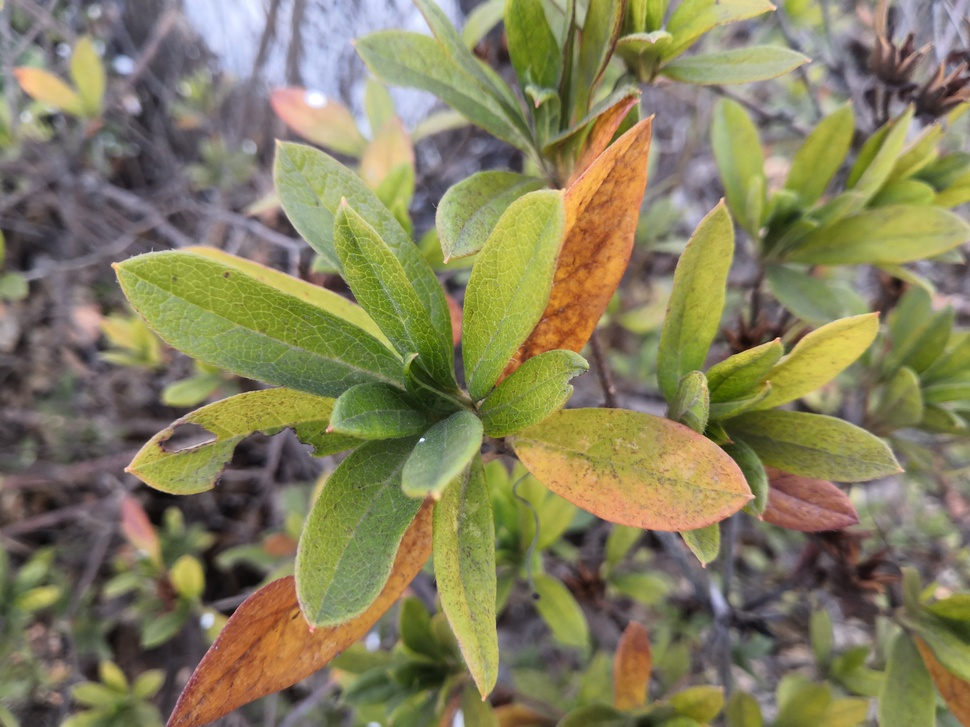
#> input picture water_and_fertilizer_CV/pyqt_project/最后完整的代码/dujuan_1.jpg, 970 x 727 px, shrunk from 4608 x 3456 before the run, found by its file name
$ jupyter execute '特征提取（一）——HOG特征向量 (1).ipynb'   (older library calls are emulated)
#> lines starting #> are read from the running program, lines starting #| are printed output that depends on the picture
## 我们提取HOG特征向量后，就可以拿它作为分类器的输入了。

https://blog.csdn.net/qq_37781464/article/details/111604732

详解opencv的HOG描述子维度数目的计算原理

https://blog.csdn.net/ppp8300885/article/details/71078555

80行Python实现-HOG梯度特征提取

本文用80行代码的Python实现了HOG算法，虽然OpenCV有实现好的Hog描述器算法，但是本文目的是完全理解HOG特征提取的具体方法和实现原理，以及检验相关参数对实验结果的影响，提升检测到的特征的性能以及优化代码的运行速度。

1. 方法简介

**方向梯度直方图（Histogram of Oriented Gradient, HOG）特征**是一种在计算机视觉和图像处理中用来**进行物体检测的描述子**。通过计算和统计**局部区域的梯度方向直方图**来构成特征。Hog特征结合SVM分类器已经被广泛应用于图像识别中，尤其在行人检测中获得了极大的成功。现如今如今虽然有很多行人检测算法不断提出，但基本都是**以HOG+SVM的思路为主**。

主要思想：在一幅图像中，**局部目标的表象和形状**（appearance and shape）能够被梯度或边缘的方向密度分布很好地描述。**其本质是梯度的统计信息**，而梯度主要存在于边缘所在的地方。

实现过程：简单来说，**首先需要将图像分成小的连通区域，称之为细胞单元。然后采集细胞单元中各像素点的梯度或边缘的方向直方图。最后把这些直方图组合起来就可以构成特征描述器**。

算法优点：与其他的特征描述方法相比，HOG有较多优点。由于HOG是在图像的局部方格单元上操作，所以它对图像几何的和光学的形变都能保持很好的不变性，这两种形变只会出现在更大的空间领域上。其次，在粗的空域抽样、精细的方向抽样以及较强的局部光学归一化等条件下，只要行人大体上能够保持直立的姿势，可以容许行人有一些细微的肢体动作，这些细微的动作可以被忽略而不影响检测效果。因此HOG特征是特别适合于做图像中的人体检测的。

2. HOG流程

HOG特征提取算法的整个实现过程大致如下：

**读入所需要的检测目标即输入的image**

**将图像进行灰度化（将输入的彩色的图像的r,g,b值通过特定公式转换为灰度值）

**采用Gamma校正法对输入图像进行颜色空间的标准化（归一化）**

**计算图像每个像素的梯度（包括大小和方向），捕获轮廓信息**

**统计每个cell的梯度直方图（不同梯度的个数），形成每个cell的descriptor**

**将每几个cell组成一个block（以3×3为例），一个block内所有cell的特征串联起来得到该block的HOG特征descriptor**

**将图像image内所有block的HOG特征descriptor串联起来得到该image（检测目标）的HOG特征descriptor，这就是最终分类的特征向量**

**HOG参数设置是：2×2细胞／区间、8*8像素／细胞、8个直方图通道,步长为1。**

特征提取流程图如下:

**检测窗口——归一化图像——计算梯度——对每一个cell块对梯度直方图进行规定权重的投影——对每一个重叠block块内的cell进行对比度归一化**

**——把所有block内的直方图向量一起组合成一个大的HOG特征向量**

## 以下是比较细节的python代码，有助于我们更好地去理解HOG特征向量如何提取

## opencv 自带的函数请看最下面：

3. Python实现

3.1 数据准备

**读入彩色图像，并转换为灰度值图像, 获得图像的宽和高**。**采用Gamma校正法对输入图像进行颜色空间的标准化（归一化）**，目的是调节图像的对比度，降低图像局部的阴影和光照变化所造成的影响，同时可以抑制噪音。采用的gamma值为0.5。

[cell 1]
#first part

import cv2
import numpy as np
img = cv2.imread('dujuan_1.jpg', cv2.IMREAD_GRAYSCALE)
# cv2.imshow('Image', img)
# cv2.imwrite("Image-test.jpg", img)
# cv2.waitKey(0)

img = np.sqrt(img / float(np.max(img)))
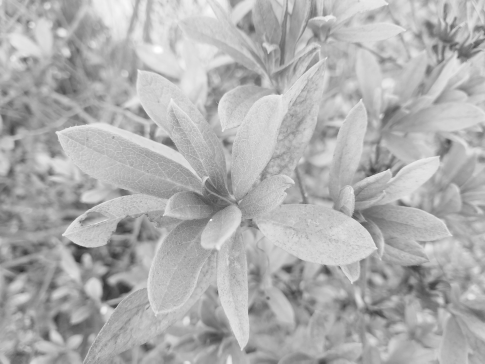
#> img: shape (727, 970) float64 (shown at 1/2 size); min 0.166, max 1, mean 0.69
# cv2.imshow('Image', img)
# cv2.imwrite("Image-test2.jpg", img)
# cv2.waitKey(0)

3.2 计算每个像素的梯度

**计算图像横坐标和纵坐标方向的梯度，并据此计算每个像素位置的梯度方向值**；求导操作不仅能够捕获轮廓，人影和一些纹理信息，还能进一步弱化光照的影响。在求出**输入图像中像素点（x,y）处的水平方向梯度、垂直方向梯度和像素值，从而求出梯度幅值和方向**。

常用的方法是：首先用[-1,0,1]梯度算子对原图像做卷积运算，得到x方向（水平方向，以向右为正方向）的梯度分量gradscalx，然后用[1,0,-1]T梯度算子对原图像做卷积运算，得到y方向（竖直方向，以向上为正方向）的梯度分量gradscaly。然后再用以上公式计算该像素点的梯度大小和方向。

[cell 2]
# second part

height, width = img.shape
gradient_values_x = cv2.Sobel(img, cv2.CV_64F, 1, 0, ksize=5)
gradient_values_y = cv2.Sobel(img, cv2.CV_64F, 0, 1, ksize=5)
gradient_magnitude = cv2.addWeighted(gradient_values_x, 0.5, gradient_values_y, 0.5, 0)
gradient_angle = cv2.phase(gradient_values_x, gradient_values_y, angleInDegrees=True)

print (gradient_magnitude.shape, gradient_angle.shape)
#| (727, 970) (727, 970)

3.3 为每个细胞单元构建梯度方向直方图

**我们将图像分成若干个“单元格cell”，默认我们将cell设为8×8个像素**。**假设我们采用8个bin的直方图来统计这8×8个像素的梯度信息**。也就是将cell的梯度方向360度分成8个方向块，例如：**如果这个像素的梯度方向是0-22.5度，直方图第1个bin的计数就加一**，这样，**对cell内每个像素用梯度方向在直方图中进行加权投影（映射到固定的角度范围），就可以得到这个cell的梯度方向直方图了**，就是该cell对应的8维特征向量而梯度大小作为投影的权值。

[cell 3]
# third part

cell_size = 8
bin_size = 8
angle_unit = 360 / bin_size
gradient_magnitude = abs(gradient_magnitude)
cell_gradient_vector = np.zeros((int(height / cell_size), int(width / cell_size), bin_size))

print (cell_gradient_vector.shape)
#| (90, 121, 8)

def cell_gradient(cell_magnitude, cell_angle):
    orientation_centers = [0] * bin_size
    for k in range(cell_magnitude.shape[0]):
        for l in range(cell_magnitude.shape[1]):
            gradient_strength = cell_magnitude[k][l]
            gradient_angle = cell_angle[k][l]
            min_angle = int(gradient_angle / angle_unit)%8
            max_angle = (min_angle + 1) % bin_size
            mod = gradient_angle % angle_unit
            orientation_centers[min_angle] += (gradient_strength * (1 - (mod / angle_unit)))
            orientation_centers[max_angle] += (gradient_strength * (mod / angle_unit))
    return orientation_centers


for i in range(cell_gradient_vector.shape[0]):
    for j in range(cell_gradient_vector.shape[1]):
        cell_magnitude = gradient_magnitude[i * cell_size:(i + 1) * cell_size,
                         j * cell_size:(j + 1) * cell_size]
        cell_angle = gradient_angle[i * cell_size:(i + 1) * cell_size,
                     j * cell_size:(j + 1) * cell_size]
        #print (cell_angle.max())

        cell_gradient_vector[i][j] = cell_gradient(cell_magnitude, cell_angle)

3.4 可视化Cell梯度直方图

**将得到的每个cell的梯度方向直方图绘出，得到特征图**

[cell 4]
# fourth part

import math
import matplotlib.pyplot as plt

hog_image= np.zeros([height, width])
cell_gradient = cell_gradient_vector
cell_width = cell_size / 2
max_mag = np.array(cell_gradient).max()
for x in range(cell_gradient.shape[0]):
    for y in range(cell_gradient.shape[1]):
        cell_grad = cell_gradient[x][y]
        cell_grad /= max_mag
        angle = 0
        angle_gap = angle_unit
        for magnitude in cell_grad:
            angle_radian = math.radians(angle)
            x1 = int(x * cell_size + magnitude * cell_width * math.cos(angle_radian))
            y1 = int(y * cell_size + magnitude * cell_width * math.sin(angle_radian))
            x2 = int(x * cell_size - magnitude * cell_width * math.cos(angle_radian))
            y2 = int(y * cell_size - magnitude * cell_width * math.sin(angle_radian))
            cv2.line(hog_image, (y1, x1), (y2, x2), int(255 * math.sqrt(magnitude)))
            angle += angle_gap
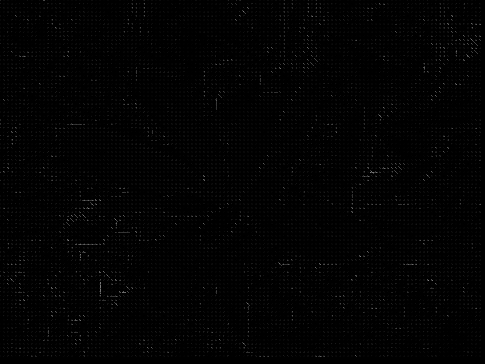
#> hog_image: shape (727, 970) float64 (shown at 1/2 size); min 0, max 255, mean 2.4

plt.rcParams['figure.figsize'] = (20.0, 16.0)
plt.imshow(hog_image, cmap=plt.cm.gray)
plt.show()

[cell 5]
print(hog_image)
#> (printed output is left out)

[cell 6]
print(sum(hog_image))
#| [ 5196.   275.     0.     0.     0.     0.   619.  6548.  5078.   619.
#|      0.     0.     0.     0.   949.  8449.  6586.   949.     0.     0.
#|      0.   234.   873.  8078.  6951.   873.   234.     0.     0.     0.
#|   1409.  8086.  5607.  1409.     0.     0.     0.   407.  2172.  7205.
#|   5909.  2172.   407.     0.     0.   195.  1362.  7014.  6368.  1362.
#|    195.     0.     0.     0.   586.  6947.  5314.   586.     0.     0.
#> (further printed lines are left out)

[cell 7]
print(sum(map(sum,hog_image)))

### 不是黑漆漆的一片哦，有内容的。

3.5 统计Block的梯度信息

**把细胞单元组合成大的块(block），块内归一化梯度直方图**

由于局部光照的变化以及前景-背景对比度的变化，使得梯度强度的变化范围非常大。**这就需要对梯度强度做归一化**。归一化能够进一步地对光照、阴影和边缘进行压缩。

**把各个细胞单元组合成大的、空间上连通的区间（blocks）**。这样，**一个block内所有cell的特征向量串联起来便得到该block的HOG特征**。这些区间是互有重叠的，

本次实验采用的是矩阵形区间，它可以有三个参数来表征：**每个区间中细胞单元的数目、每个细胞单元中像素点的数目、每个细胞的直方图通道数目**。

本次实验中我们采用的参数设置是：**2×2细胞／区间、8×像素／细胞、8个直方图通道,步长为1。则一块的特征数为2×2×8。**

[cell 8]
# fifth part
hog_vector = []
for i in range(cell_gradient_vector.shape[0] - 1):
    for j in range(cell_gradient_vector.shape[1] - 1):
        block_vector = []
        block_vector.extend(cell_gradient_vector[i][j])
        block_vector.extend(cell_gradient_vector[i][j + 1])
        block_vector.extend(cell_gradient_vector[i + 1][j])
        block_vector.extend(cell_gradient_vector[i + 1][j + 1])
        mag = lambda vector: math.sqrt(sum(i ** 2 for i in vector))
        magnitude = mag(block_vector)
        if magnitude != 0:
            normalize = lambda block_vector, magnitude: [element / magnitude for element in block_vector]
            block_vector = normalize(block_vector, magnitude)
        hog_vector.append(block_vector)

print (np.array(hog_vector).shape)

#### 共有247825个block，每个block有32维的特征

此外在输入图像时，采用Gamma校正对输入图像进行颜色空间的标准化能够抑制噪声，使得产生的边缘更加明显，清晰。

此外改变cell的大小和直方图方向通道的效果如下：

cell_size = 10 即 16×16个像素

可以看出增大cell的size得到的特征图更加注重基本轮廓和边缘，而忽略一些细节，某种程度上降低了噪声。

当通道数目为16个方向
梯度特征图像的细节变得更加明显，方向更多。

**最后输出的就是原图的一种变换，有亮度的地方就是原图像素梯度变化最大的地方，如果最后的图跟预期一致，那么向量也就基本上正确，其实就是把这些向量可视化成了最后一张图**

**试着调节一下ksize，因为做过归一化处理，如果ksize太小，容易变全黑。**

**block_vector里面就是具体的block的特征向量**

[cell 9]
print(block_vector)

## 以下是Open Cv 自带的函数：

[cell 10]
from skimage import feature, exposure
from matplotlib import pyplot as plt
import cv2
image = cv2.imread('dujuan_1.jpg')
#> image is the input picture: shape (727, 970, 3); mean B, G, R 92.9, 127.5, 132.6
image = cv2.cvtColor(image, cv2.COLOR_BGR2GRAY)
#> image: shape (727, 970)

fd, hog_image = feature.hog(image, orientations=9, pixels_per_cell=(8, 8),
                    cells_per_block=(2, 4), visualize=True)

# Rescale histogram for better display
hog_image_rescaled = exposure.rescale_intensity(hog_image, in_range=(0, 10))
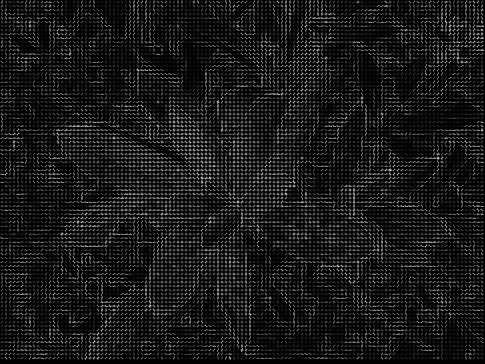
#> hog_image_rescaled: shape (727, 970) float64 (shown at 1/2 size); min 0, max 1, mean 0.0979

cv2.namedWindow("img",cv2.WINDOW_NORMAL)
cv2.imshow('img', image)
cv2.namedWindow("hog",cv2.WINDOW_NORMAL)
cv2.imshow('hog', hog_image_rescaled)
cv2.waitKey(0)==ord('q')
#> Out = True

http://cn.voidcc.com/question/p-hligwznd-ng.html

[cell 11]
from matplotlib import pyplot as plt
import cv2
image = cv2.imread('dujuan_1.jpg',0)

winSize = (64,64)
blockSize = (16,16)
blockStride = (8,8)
cellSize = (8,8)
nbins = 9
derivAperture = 1
winSigma = 4.
histogramNormType = 0
L2HysThreshold = 2.0000000000000001e-01
gammaCorrection = 0
nlevels = 64
hog = cv2.HOGDescriptor(winSize,blockSize,blockStride,cellSize,nbins,derivAperture,winSigma,
         histogramNormType,L2HysThreshold,gammaCorrection,nlevels)
#compute(img[, winStride[, padding[, locations]]]) -> descriptors
winStride = (8,8)
padding = (8,8)
locations = ((10,20),)
hist = hog.compute(image,winStride,padding,locations)
print(hist)

https://blog.csdn.net/wsp_1138886114/article/details/82964639

OpenCV—Python HOG方向梯度直方图 cv2.HOGDescriptor() 使用

numpy实现HOG算法

[cell 12]
import cv2
import numpy as np
import math
import matplotlib.pyplot as plt


class Hog_descriptor():
    def __init__(self, img, cell_size=16, bin_size=8):
#> called with cell_size = 8, bin_size = 8
        self.img = img
        self.img = np.sqrt(img / np.max(img))
        self.img = img * 255
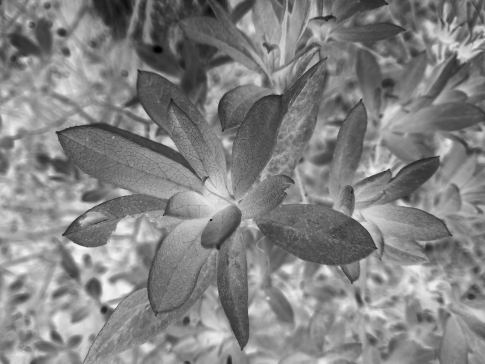
#> self.img: shape (727, 970) (shown at 1/2 size); min 1, max 249, mean 130.9
        self.cell_size = cell_size
        self.bin_size = bin_size
        self.angle_unit = 360 // self.bin_size
        assert type(self.bin_size) == int,    "bin_size should be integer,"
        assert type(self.cell_size) == int,   "cell_size should be integer,"
        assert type(self.angle_unit) == int,  "bin_size should be divisible by 360"

    def extract(self):
        height, width = self.img.shape
        gradient_magnitude, gradient_angle = self.global_gradient()
        gradient_magnitude = abs(gradient_magnitude)

        cell_gradient_vector = np.zeros((height // self.cell_size, width // self.cell_size, self.bin_size))
        for i in range(cell_gradient_vector.shape[0]):
            for j in range(cell_gradient_vector.shape[1]):
                cell_magnitude = gradient_magnitude[i * self.cell_size:(i + 1) * self.cell_size,
                                 j * self.cell_size:(j + 1) * self.cell_size]
                cell_angle = gradient_angle[i * self.cell_size:(i + 1) * self.cell_size,
                             j * self.cell_size:(j + 1) * self.cell_size]
                cell_gradient_vector[i][j] = self.cell_gradient(cell_magnitude, cell_angle)

        hog_image = self.render_gradient(np.zeros([height, width]), cell_gradient_vector)

        hog_vector = []
        for i in range(cell_gradient_vector.shape[0] - 1):
            for j in range(cell_gradient_vector.shape[1] - 1):
                block_vector = []
                block_vector.extend(cell_gradient_vector[i][j])
                block_vector.extend(cell_gradient_vector[i][j + 1])
                block_vector.extend(cell_gradient_vector[i + 1][j])
                block_vector.extend(cell_gradient_vector[i + 1][j + 1])
                mag = lambda vector: math.sqrt(sum(i ** 2 for i in vector))
                magnitude = mag(block_vector)
                if magnitude != 0:
                    normalize = lambda block_vector, magnitude: [element // magnitude for element in block_vector]
                    block_vector = normalize(block_vector, magnitude)
                hog_vector.append(block_vector)
        return hog_vector, hog_image

    def global_gradient(self):
        gradient_values_x = cv2.Sobel(self.img, cv2.CV_64F, 1, 0, ksize=5)
        gradient_values_y = cv2.Sobel(self.img, cv2.CV_64F, 0, 1, ksize=5)
        gradient_magnitude = cv2.addWeighted(gradient_values_x, 0.5, gradient_values_y, 0.5, 0)
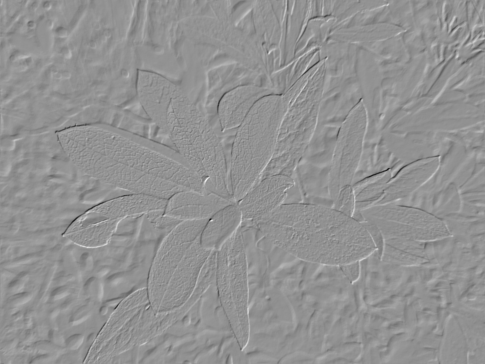
#> gradient_magnitude: shape (727, 970) float64 (shown at 1/2 size); min -5846, max 4332, mean 3.3; drawn with min black and max white
        gradient_angle = cv2.phase(gradient_values_x, gradient_values_y, angleInDegrees=True)
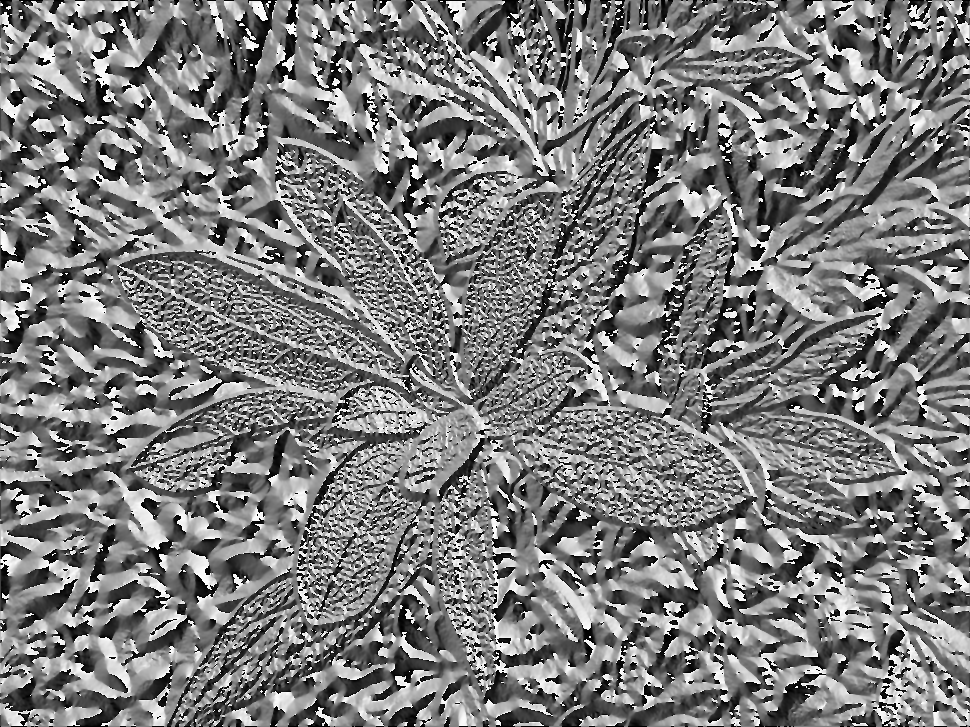
#> gradient_angle: shape (727, 970) float64; min 0, max 360, mean 175.4; drawn with min black and max white
        return gradient_magnitude, gradient_angle

    # 每个细胞单元构建梯度方向直方图
    def cell_gradient(self, cell_magnitude, cell_angle):
        orientation_centers = [0] * self.bin_size
        for i in range(cell_magnitude.shape[0]):
            for j in range(cell_magnitude.shape[1]):
                gradient_strength = cell_magnitude[i][j]
                gradient_angle = cell_angle[i][j]
                min_angle, max_angle, mod = self.get_closest_bins(gradient_angle)
                orientation_centers[min_angle] += (gradient_strength * (1 - (mod / self.angle_unit)))
                orientation_centers[max_angle] += (gradient_strength * (mod / self.angle_unit))
        return orientation_centers

    def get_closest_bins(self, gradient_angle):
        idx = int(gradient_angle / self.angle_unit)
        mod = gradient_angle % self.angle_unit
        return idx, (idx + 1) % self.bin_size, mod

    def render_gradient(self, image, cell_gradient):
        cell_width = self.cell_size / 2
        max_mag = np.array(cell_gradient).max()
        for x in range(cell_gradient.shape[0]):
            for y in range(cell_gradient.shape[1]):
                cell_grad = cell_gradient[x][y]
                cell_grad /= max_mag
                angle = 0
                angle_gap = self.angle_unit
                for magnitude in cell_grad:
                    angle_radian = math.radians(angle)
                    x1 = int(x * self.cell_size + magnitude * cell_width * math.cos(angle_radian))
                    y1 = int(y * self.cell_size + magnitude * cell_width * math.sin(angle_radian))
                    x2 = int(x * self.cell_size - magnitude * cell_width * math.cos(angle_radian))
                    y2 = int(y * self.cell_size - magnitude * cell_width * math.sin(angle_radian))
                    cv2.line(image, (y1, x1), (y2, x2), int(255 * math.sqrt(magnitude)))
                    angle += angle_gap
        return image

img = cv2.imread('dujuan_1.jpg', cv2.IMREAD_GRAYSCALE)
hog = Hog_descriptor(img, cell_size=8, bin_size=8)
vector, image = hog.extract()
print (np.array(vector).shape)
plt.imshow(image, cmap=plt.cm.gray)
plt.show()
